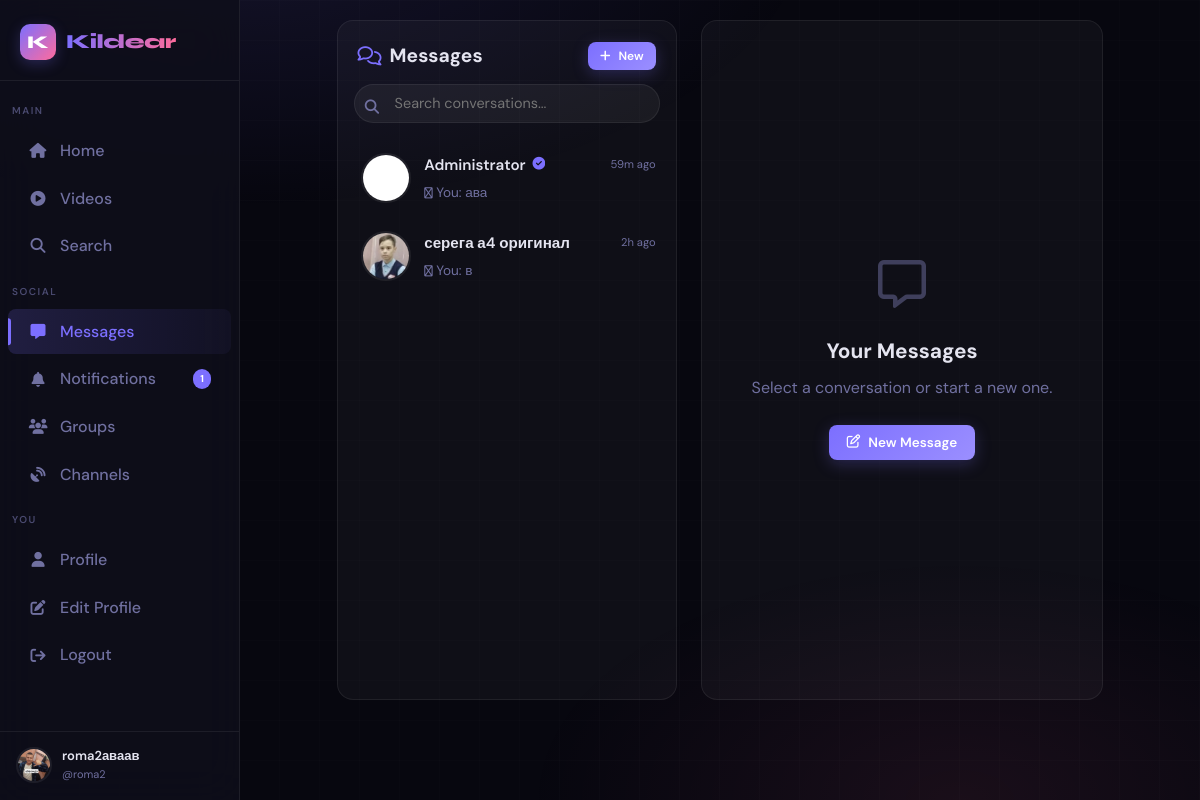
/chat (signed in), run on the app's committed database.
### app.py (models this page shows, shortened)
class User(UserMixin, db.Model):
    id              = db.Column(db.Integer, primary_key=True)
    username        = db.Column(db.String(40), unique=True, nullable=False)
    email           = db.Column(db.String(120), unique=True, nullable=False)
    password_hash   = db.Column(db.String(256), nullable=False)
    display_name    = db.Column(db.String(60), default="")
    bio             = db.Column(db.String(500), default="")
    avatar          = db.Column(db.String(300), default="/static/default_avatar.png")
    cover_photo     = db.Column(db.String(300), default="")
    website         = db.Column(db.String(200), default="")
    location        = db.Column(db.String(100), default="")
    accent_color    = db.Column(db.String(7), default="#6c63ff")
    is_private      = db.Column(db.Boolean, default=False)
    is_verified     = db.Column(db.Boolean, default=False)
    is_banned       = db.Column(db.Boolean, default=False)
    is_admin        = db.Column(db.Boolean, default=False)
    is_online       = db.Column(db.Boolean, default=False)
    last_seen       = db.Column(db.DateTime, default=datetime.utcnow)
    created_at      = db.Column(db.DateTime, default=datetime.utcnow)
    two_factor_enabled = db.Column(db.Boolean, default=False)
    two_factor_secret  = db.Column(db.String(32), nullable=True)
    failed_logins   = db.Column(db.Integer, default=0)
    locked_until    = db.Column(db.DateTime, nullable=True)
    posts          = db.relationship("Post", backref="author", lazy="dynamic",
                                     foreign_keys="Post.user_id")
    sent_msgs      = db.relationship("Message", backref="sender", lazy="dynamic",
                                     foreign_keys="Message.sender_id")
    recv_msgs      = db.relationship("Message", backref="receiver", lazy="dynamic",
                                     foreign_keys="Message.receiver_id")
    notifications  = db.relationship("Notification", backref="recipient", lazy="dynamic",
                                     foreign_keys="Notification.user_id")
    comments       = db.relationship("Comment", backref="author", lazy="dynamic")
    owned_groups   = db.relationship("Group", backref="owner", lazy="dynamic")
    owned_channels = db.relationship("Channel", backref="owner", lazy="dynamic")
    login_history  = db.relationship("LoginHistory", backref="user", lazy="dynamic")
    blocked_users = db.relationship(
        "User", secondary=blocks,
        primaryjoin=blocks.c.blocker_id == id,
        secondaryjoin=blocks.c.blocked_id == id,
        backref=db.backref("blocked_by", lazy="dynamic"),
        lazy="dynamic",
    )
    following = db.relationship(
        "User", secondary=follows,
        primaryjoin=follows.c.follower_id == id,
        secondaryjoin=follows.c.followed_id == id,
        backref=db.backref("followers", lazy="dynamic"),
        lazy="dynamic",
    )

class Message(db.Model):
    id          = db.Column(db.Integer, primary_key=True)
    sender_id   = db.Column(db.Integer, db.ForeignKey("user.id"), nullable=False)
    receiver_id = db.Column(db.Integer, db.ForeignKey("user.id"), nullable=False)
    content     = db.Column(db.Text, default="")
    media_url   = db.Column(db.String(300), default="")
    is_read     = db.Column(db.Boolean, default=False)
    is_deleted  = db.Column(db.Boolean, default=False)
    reply_to_id = db.Column(db.Integer, db.ForeignKey("message.id"), nullable=True)
    created_at  = db.Column(db.DateTime, default=datetime.utcnow)
    replies = db.relationship("Message",
                              backref=db.backref("reply_to", remote_side=[id]))

### app.py (the view)
@app.route("/chat")
@login_required
def chat_list():
    try:
        sent_to   = db.session.query(Message.receiver_id).filter_by(sender_id=current_user.id).distinct()
        recv_from = db.session.query(Message.sender_id).filter_by(receiver_id=current_user.id).distinct()
        uid_set   = ({r[0] for r in sent_to} | {r[0] for r in recv_from}) \
                    - {b.id for b in current_user.blocked_users}
        conversations = []
        for p in User.query.filter(User.id.in_(uid_set)).all():
            last = (Message.query
                    .filter(or_(and_(Message.sender_id == current_user.id,
                                     Message.receiver_id == p.id),
                                and_(Message.sender_id == p.id,
                                     Message.receiver_id == current_user.id)))
                    .filter_by(is_deleted=False)
                    .order_by(Message.created_at.desc()).first())
            unread = Message.query.filter_by(
                sender_id=p.id, receiver_id=current_user.id,
                is_read=False, is_deleted=False).count()
            voice_unread = VoiceMessage.query.filter_by(
                sender_id=p.id, receiver_id=current_user.id, is_read=False).count()
            conversations.append({"user": p, "last": last,
                                  "unread": unread, "voice_unread": voice_unread})
        conversations.sort(key=lambda x: x["last"].created_at if x["last"] else datetime.min,
                           reverse=True)
        return render_template("chat_list.html", conversations=conversations)
    except Exception as e:
        logger.error(f"chat_list error: {e}")
        flash("Error loading chat", "error")
        return redirect(url_for("index"))

### app.py (called while the page is built, shortened)
def _get_client_ip() -> str:
    forwarded = request.headers.get('X-Forwarded-For', '')
    real_ip = request.headers.get('X-Real-IP', '')
    if real_ip:
        try:
            ip_address(real_ip)
            return real_ip
        except (ValueError, AddressValueError):
            pass
    return request.remote_addr or '0.0.0.0'

@app.before_request
def before_request_hook():
    ip = _get_client_ip()
    g.client_ip = ip
    security.track_concurrent(ip, +1)
    allowed, status = security.process_request(request)

@app.template_filter('timeago')
def timeago_filter(date):
    if not date:
        return 'recently'
    diff = datetime.utcnow() - date
    if diff.days > 365:   return f"{diff.days // 365}y ago"
    if diff.days > 30:    return f"{diff.days // 30}mo ago"
    if diff.days > 0:     return f"{diff.days}d ago"
    if diff.seconds > 3600: return f"{diff.seconds // 3600}h ago"
    if diff.seconds > 60: return f"{diff.seconds // 60}m ago"
    return "just now"

@login_mgr.user_loader
def load_user(user_id):
    return db.session.get(User, int(user_id))

    def _is_trusted(self, ip_str: str) -> bool:
        try:
            addr = ip_address(ip_str)
            return any(addr in net for net in self.TRUSTED_NETWORKS)
        except (ValueError, AddressValueError):
            return False

    def track_concurrent(self, ip: str, delta: int):
        self._concurrent[ip] += delta
        if self._concurrent[ip] > 50:
            self._temp_ban(ip, f"connection flood ({self._concurrent[ip]} concurrent)")

    def process_request(self, req) -> tuple[bool, int]:
        ip = _get_client_ip()
        if self._is_trusted(ip):
            return True, 200

### templates/chat_list.html (shortened to what this page needs)
{% extends "base.html" %}
{% block content %}
<div class="messages-layout">
  <div class="conversations-panel card">
    <div class="conv-panel-header">
      <h2><i class="fa-regular fa-comments"></i> Messages</h2>
      <button class="btn btn-primary btn-sm" onclick="openNewMessageModal()">
        <i class="fa-solid fa-plus"></i> New
      </button>
    </div>
    <div class="conv-search-wrap">
      <i class="fa-solid fa-magnifying-glass conv-search-icon"></i>
      <input type="text" placeholder="Search conversations..." class="conv-search" id="convSearch" oninput="filterConvs(this.value)">
    </div>
    <div class="conv-list" id="convList">
      {% if conversations %}
        {% for convo in conversations %}
        <a href="{{ url_for('chat', username=convo.user.username) }}"
           class="conv-item {% if convo.unread > 0 %}unread{% endif %}"
           data-name="{{ convo.user.display_name or convo.user.username }}">
          <div class="conv-avatar-wrap">
            <img src="{{ convo.user.avatar or '/static/default_avatar.png' }}"
                 class="avatar avatar-md"
                 alt="{{ convo.user.username }}"
                 onerror="this.src='/static/default_avatar.png'">
          </div>
          <div class="conv-info">
            <div class="conv-name-row">
              <span class="conv-name">
                {{ convo.user.display_name or convo.user.username }}
                {% if convo.user.is_verified %}
                <i class="fa-solid fa-circle-check verified-icon"></i>
                {% endif %}
              </span>
              {% if convo.last %}
              <span class="conv-time">{{ convo.last.created_at|timeago }}</span>
              {% endif %}
            </div>
            <div class="conv-preview-row">
              {% if convo.last %}
                <span class="conv-preview">
                  {% if convo.last.sender_id == current_user.id %}
                    <i class="fa-regular fa-check" style="font-size: 0.7rem;"></i> You:
                  {% endif %}
                  {% if convo.last.content %}
                    {{ convo.last.content[:50] }}{% if convo.last.content|length > 50 %}…{% endif %}
                  {% elif convo.last.media_url %}
                    <i class="fa-regular fa-image"></i> Photo
                  {% endif %}
                </span>
              {% else %}
                <span class="conv-preview empty">No messages yet</span>
              {% endif %}
            </div>
          </div>
        </a>
        {% endfor %}
      {% else %}
        <div class="conv-empty">
          <div class="conv-empty-icon">💬</div>
          <p>No conversations yet</p>
          <button class="btn btn-primary btn-sm" onclick="openNewMessageModal()">Start a chat</button>
        </div>
      {% endif %}
    </div>
  </div>
  <div class="messages-empty-panel card">
    <div class="messages-empty-content">
      <div class="messages-empty-icon">
        <i class="fa-regular fa-message fa-3x"></i>
      </div>
      <h3>Your Messages</h3>
      <p>Select a conversation or start a new one.</p>
      <button class="btn btn-primary" onclick="openNewMessageModal()">
        <i class="fa-regular fa-pen-to-square"></i> New Message
      </button>
    </div>
  </div>
</div>
{% endblock %}

### templates/base.html (shortened to what this page needs)
<!DOCTYPE html>
<html lang="en" data-theme="dark">
<head>
  <link rel="stylesheet" href="https://cdnjs.cloudflare.com/ajax/libs/font-awesome/6.5.0/css/all.min.css"/>
</head>
<body>
<nav class="sidebar" id="sidebar">
  <a href="{{ url_for('index') }}" class="sidebar-logo">
    <div class="logo-mark">K</div>
    <span class="logo-text">Kildear</span>
  </a>
  <span class="nav-section">Main</span>
  <a href="{{ url_for('index') }}"
     class="nav-item {% if request.endpoint == 'index' %}active{% endif %}">
    <i class="fa-solid fa-house"></i> Home
  </a>
  <a href="{{ url_for('video_feed') }}"
     class="nav-item {% if request.endpoint == 'video_feed' %}active{% endif %}">
    <i class="fa-solid fa-play-circle"></i> Videos
  </a>
  <a href="{{ url_for('search') }}"
     class="nav-item {% if request.endpoint == 'search' %}active{% endif %}">
    <i class="fa-solid fa-magnifying-glass"></i> Search
  </a>
  <span class="nav-section">Social</span>
  <a href="{{ url_for('chat_list') }}"
     class="nav-item {% if 'chat' in request.endpoint %}active{% endif %}">
    <i class="fa-solid fa-message"></i> Messages
  </a>
  <a href="{{ url_for('notifications') }}"
     class="nav-item {% if request.endpoint == 'notifications' %}active{% endif %}">
    <i class="fa-solid fa-bell"></i> Notifications
    {% if notif_count > 0 %}
      <span class="nav-badge">{{ notif_count }}</span>
    {% endif %}
  </a>
  <a href="{{ url_for('groups') }}"
     class="nav-item {% if 'group' in request.endpoint %}active{% endif %}">
    <i class="fa-solid fa-users"></i> Groups
  </a>
  <a href="{{ url_for('channels') }}"
     class="nav-item {% if 'channel' in request.endpoint %}active{% endif %}">
    <i class="fa-solid fa-satellite-dish"></i> Channels
  </a>
  {% if current_user.is_authenticated %}
  <span class="nav-section">You</span>
  <a href="{{ url_for('profile', username=current_user.username) }}"
     class="nav-item {% if request.endpoint == 'profile' and request.view_args.get('username') == current_user.username %}active{% endif %}">
    <i class="fa-solid fa-user"></i> Profile
  </a>
  <a href="{{ url_for('edit_profile') }}"
     class="nav-item {% if request.endpoint == 'edit_profile' %}active{% endif %}">
    <i class="fa-solid fa-pen-to-square"></i> Edit Profile
  </a>
  <a href="{{ url_for('logout') }}" class="nav-item">
    <i class="fa-solid fa-arrow-right-from-bracket"></i> Logout
  </a>
  <div class="sidebar-user">
    <img src="{{ current_user.avatar }}" alt="" class="avatar"/>
    <div class="sidebar-user-info">
      <div class="name truncate">{{ current_user.display_name or current_user.username }}</div>
      <div class="handle">@{{ current_user.username }}</div>
    </div>
  </div>
  {% endif %}
</nav>
<div class="app-shell">
  <div class="main-content">
    {% block content %}{% endblock %}
  </div>
</div>
</body>
</html>

### templates/chat_list.html (style rules this page uses)
.messages-layout { display: grid; grid-template-columns: 340px 1fr; gap: 1.5rem; height: calc(100vh - 80px); max-width: 1200px; margin: 0 auto; padding: 20px; }
.conversations-panel { padding: 0; display: flex; flex-direction: column; overflow: hidden; background: var(--card); border-radius: 1rem; border: 1px solid var(--border); }
.conv-panel-header { display: flex; align-items: center; justify-content: space-between; padding: 1.25rem 1.25rem 0.75rem; }
.conv-panel-header h2 { font-size: 1.2rem; font-weight: 700; display: flex; align-items: center; gap: 8px; }
.conv-panel-header h2 i { color: var(--primary); }
.conv-search-wrap { position: relative; padding: 0 1rem 0.75rem; }
.conv-search-icon { position: absolute; left: 1.7rem; top: 50%; transform: translateY(-60%); color: var(--text-muted); font-size: 0.9rem; }
.conv-search { width: 100%; background: rgba(255,255,255,0.05); border: 1px solid var(--border); border-radius: 2rem; padding: 0.6rem 0.75rem 0.6rem 2.5rem; color: var(--text); font-size: 0.9rem; transition: all 0.2s; }
.conv-list { flex: 1; overflow-y: auto; padding: 0.25rem 0; }
.conv-item { display: flex; align-items: center; gap: 0.85rem; padding: 0.85rem 1.25rem; text-decoration: none; transition: all 0.2s; border-left: 3px solid transparent; }
.conv-avatar-wrap { position: relative; flex-shrink: 0; }
.conv-avatar-wrap img { width: 50px; height: 50px; border-radius: 50%; object-fit: cover; border: 2px solid var(--border); }
.conv-info { flex: 1; min-width: 0; }
.conv-name-row { display: flex; justify-content: space-between; align-items: center; margin-bottom: 0.3rem; }
.conv-name { font-weight: 600; font-size: 0.95rem; color: var(--text); white-space: nowrap; overflow: hidden; text-overflow: ellipsis; display: flex; align-items: center; gap: 4px; }
.verified-icon { color: var(--primary); font-size: 0.8rem; }
.conv-time { font-size: 0.7rem; color: var(--text-muted); flex-shrink: 0; }
.conv-preview-row { display: flex; justify-content: space-between; align-items: center; gap: 8px; }
.conv-preview { font-size: 0.85rem; color: var(--text-muted); white-space: nowrap; overflow: hidden; text-overflow: ellipsis; max-width: 180px; }
.messages-empty-panel { display: flex; align-items: center; justify-content: center; background: var(--card); border-radius: 1rem; border: 1px solid var(--border); }
.messages-empty-content { text-align: center; padding: 2rem; }
.messages-empty-icon { margin-bottom: 1.5rem; color: var(--text-muted); opacity: 0.5; }
.messages-empty-content h3 { font-size: 1.3rem; font-weight: 700; margin-bottom: 0.5rem; }
.messages-empty-content p { color: var(--text-muted); margin-bottom: 1.5rem; }

### data on the page
User: avatar (picture), display_name "roma2аваав", username "roma2"
User: user (placeholder picture), user "Administrator", is_verified True (drawn)
Message: last.created_at "59m ago", last "ава"
User: user (picture), user "серега а4 оригинал"
Message: last.created_at "2h ago", last "в"

### other printed values
{{ notif_count }} "1"
